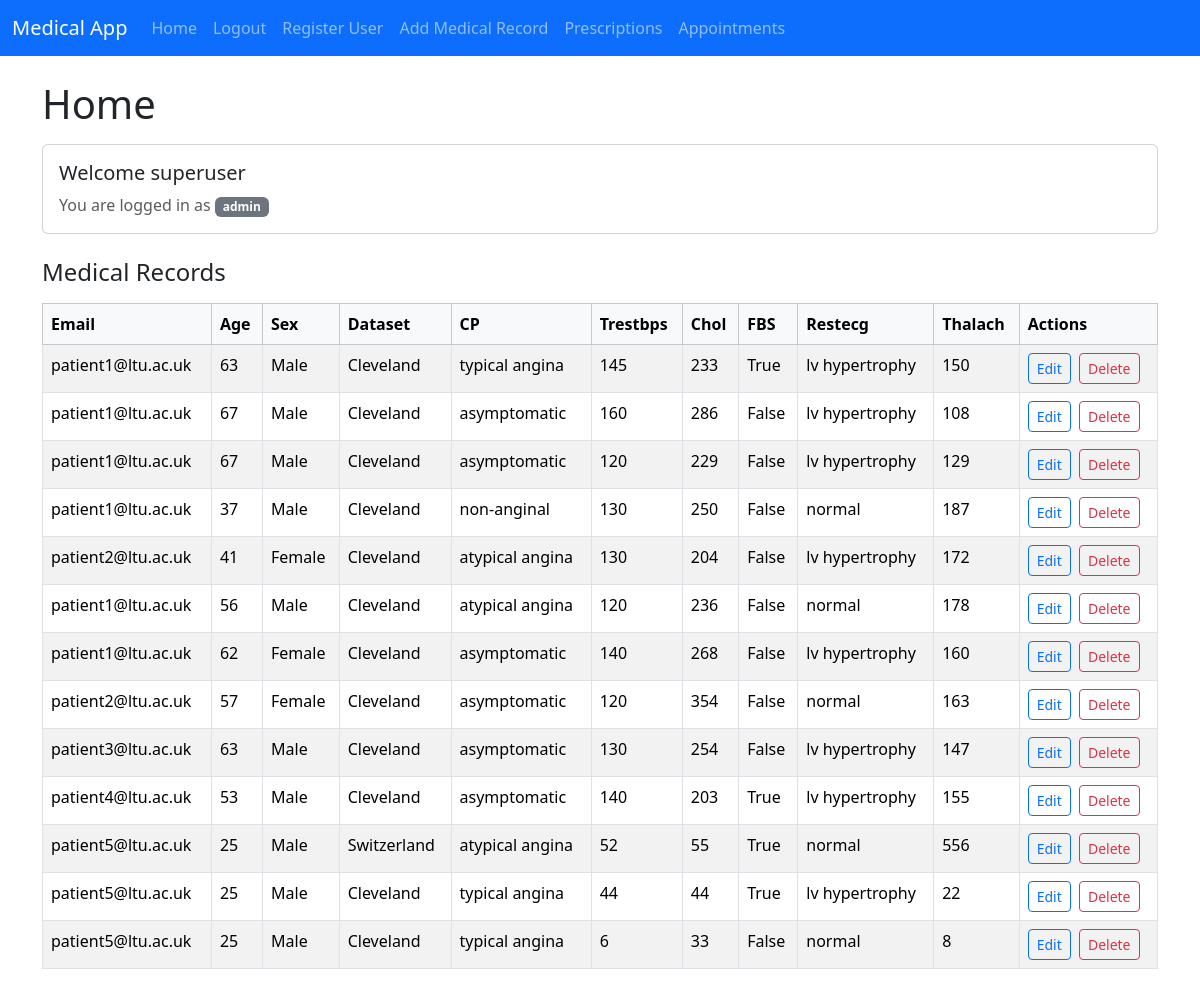
Screenshot of / (signed in) with the database file from the repository.
### models.py (models this page shows)
class User(UserMixin, db.Model):
  id: Mapped[int] = mapped_column(primary_key=True)
  username: Mapped[str] = mapped_column(nullable=False)
  email: Mapped[str] = mapped_column(String(128) , nullable=False , unique=True)
  password: Mapped[str] = mapped_column(String(255), nullable=False)
  role_id : Mapped[int] = mapped_column(ForeignKey("role.id"))
  role: Mapped["Role"] = relationship("Role", back_populates="users")
  medical_records: Mapped[List["MedicalRecord"]] = relationship("MedicalRecord", back_populates="user")

class Role(db.Model):
  id: Mapped[int] = mapped_column(primary_key=True)
  name: Mapped[str] = mapped_column(nullable=False)
  users: Mapped[List["User"]] = relationship("User", back_populates="role")

class MedicalRecord(db.Model):
  id: Mapped[int] = mapped_column(primary_key=True)
  age: Mapped[int] = mapped_column(nullable=False)
  sex: Mapped[str] = mapped_column(nullable=False)
  dataset: Mapped[str] = mapped_column(nullable=False)
  cp: Mapped[str] = mapped_column(nullable=False)
  trestbps: Mapped[int] = mapped_column(nullable=True)
  chol: Mapped[int] = mapped_column(nullable=True)
  fbs: Mapped[bool] = mapped_column(nullable=True)
  restecg: Mapped[str] = mapped_column(nullable=True)
  thalach: Mapped[int] = mapped_column(nullable=True)
  user_id: Mapped[int] = mapped_column(ForeignKey("user.id"))
  user: Mapped["User"] = relationship("User", back_populates="medical_records")

### main.py (the view)
@app.route("/" , methods=["GET"])
@login_required
def home():
    if current_user.role.name == "patient":
        medical_records = db.session.scalars(select(MedicalRecord).where(MedicalRecord.user_id == current_user.id)).all()
        return render_template('home.html' , medical_records=medical_records)
    medical_records = db.session.scalars(select(MedicalRecord)).all()
    return render_template('home.html' , medical_records=medical_records)

### main.py (called while the page is built)
@login_manager.user_loader
def load_user(user_id):
    if user_id is None:
        return None
    try:
        return db.session.get(User, int(user_id))
    except (ValueError, TypeError):
        return None

### templates/home.html (shortened to what this page needs)
{% extends 'base.html' %}
{% block body %}
<h1 class="mb-3">Home</h1>
<div class="card mb-4">
    <div class="card-body">
        <h5 class="card-title">Welcome {{ current_user.username }}</h5>
        <p class="card-text text-muted mb-0">You are logged in as <span class="badge bg-secondary">{{ current_user.role.name }}</span></p>
    </div>
</div>
<h2 class="h4 mb-3">Medical Records</h2>
<div class="table-responsive">
    <table class="table table-striped table-hover table-bordered">
        <thead class="table-light">
            <tr>
                <th>Email</th>
                <th>Age</th>
                <th>Sex</th>
                <th>Dataset</th>
                <th>CP</th>
                <th>Trestbps</th>
                <th>Chol</th>
                <th>FBS</th>
                <th>Restecg</th>
                <th>Thalach</th>
                {% if current_user.role.name == "admin" %}
                <th>Actions</th>
                {% endif %}
            </tr>
        </thead>
        <tbody>
            {% for medical_record in medical_records %}
            <tr>
                <td>{{ medical_record.user.email }}</td>
                <td>{{ medical_record.age }}</td>
                <td>{{ medical_record.sex }}</td>
                <td>{{ medical_record.dataset }}</td>
                <td>{{ medical_record.cp }}</td>
                <td>{{ medical_record.trestbps }}</td>
                <td>{{ medical_record.chol }}</td>
                <td>{{ medical_record.fbs }}</td>
                <td>{{ medical_record.restecg }}</td>
                <td>{{ medical_record.thalach }}</td>
                {% if current_user.role.name == "admin" %}
                <td>
                    <a href="{{ url_for('edit_medical_record', medical_record_id=medical_record.id) }}" class="btn btn-sm btn-outline-primary me-1">Edit</a>
                    <a href="{{ url_for('delete_medical_record', medical_record_id=medical_record.id) }}" class="btn btn-sm btn-outline-danger">Delete</a>
                </td>
                {% endif %}
            </tr>
            {% endfor %}
        </tbody>
    </table>
</div>
{% endblock %}

### rows the page displays
User: username "superuser"
Role: role.name "admin"
MedicalRecord: user.email "patient1@ltu.ac.uk", age "63", sex "Male", dataset "Cleveland", cp "typical angina", trestbps "145", chol "233", fbs "True", restecg "lv hypertrophy", thalach "150"
MedicalRecord: user.email "patient1@ltu.ac.uk", age "67", sex "Male", dataset "Cleveland", cp "asymptomatic", trestbps "160", chol "286", fbs "False", restecg "lv hypertrophy", thalach "108"
MedicalRecord: user.email "patient1@ltu.ac.uk", age "67", sex "Male", dataset "Cleveland", cp "asymptomatic", trestbps "120", chol "229", fbs "False", restecg "lv hypertrophy", thalach "129"
MedicalRecord: user.email "patient1@ltu.ac.uk", age "37", sex "Male", dataset "Cleveland", cp "non-anginal", trestbps "130", chol "250", fbs "False", restecg "normal", thalach "187"
MedicalRecord: user.email "patient2@ltu.ac.uk", age "41", sex "Female", dataset "Cleveland", cp "atypical angina", trestbps "130", chol "204", fbs "False", restecg "lv hypertrophy", thalach "172"
MedicalRecord: user.email "patient1@ltu.ac.uk", age "56", sex "Male", dataset "Cleveland", cp "atypical angina", trestbps "120", chol "236", fbs "False", restecg "normal", thalach "178"
MedicalRecord: user.email "patient1@ltu.ac.uk", age "62", sex "Female", dataset "Cleveland", cp "asymptomatic", trestbps "140", chol "268", fbs "False", restecg "lv hypertrophy", thalach "160"
MedicalRecord: user.email "patient2@ltu.ac.uk", age "57", sex "Female", dataset "Cleveland", cp "asymptomatic", trestbps "120", chol "354", fbs "False", restecg "normal", thalach "163"
MedicalRecord: user.email "patient3@ltu.ac.uk", age "63", sex "Male", dataset "Cleveland", cp "asymptomatic", trestbps "130", chol "254", fbs "False", restecg "lv hypertrophy", thalach "147"
MedicalRecord: user.email "patient4@ltu.ac.uk", age "53", sex "Male", dataset "Cleveland", cp "asymptomatic", trestbps "140", chol "203", fbs "True", restecg "lv hypertrophy", thalach "155"
MedicalRecord: user.email "patient5@ltu.ac.uk", age "25", sex "Male", dataset "Switzerland", cp "atypical angina", trestbps "52", chol "55", fbs "True", restecg "normal", thalach "556"
MedicalRecord: user.email "patient5@ltu.ac.uk", age "25", sex "Male", dataset "Cleveland", cp "typical angina", trestbps "44", chol "44", fbs "True", restecg "lv hypertrophy", thalach "22"
MedicalRecord: user.email "patient5@ltu.ac.uk", age "25", sex "Male", dataset "Cleveland", cp "typical angina", trestbps "6", chol "33", fbs "False", restecg "normal", thalach "8"
